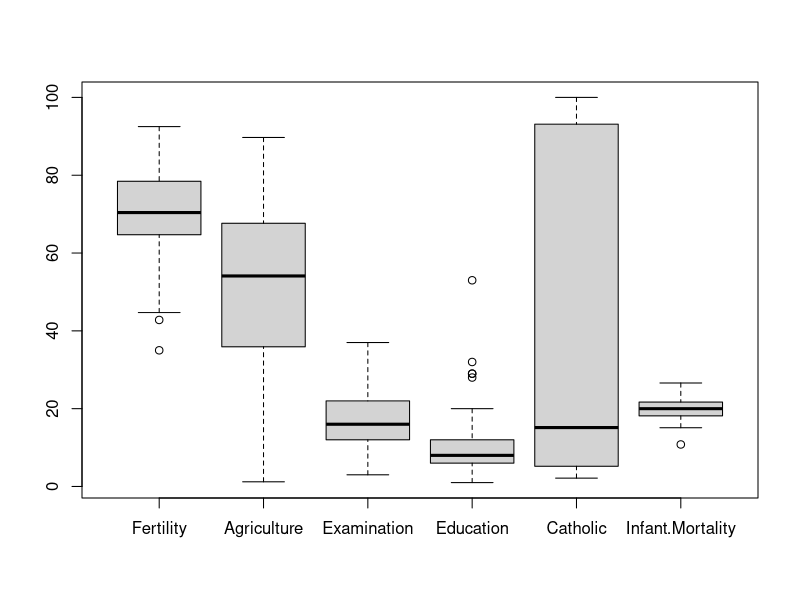

Here is the R script that generated this plot:
## ---- chunk 1
knitr::opts_chunk$set(echo = TRUE)
## ---- chunk 2
DiagrammeR::grViz("
digraph {
  graph [layout = circo]
  node [shape = circle]
    A [label = 'Fertility']
    B [label = 'Agriculture']
    C [label = 'Examination']
    D [label = 'Education']
    E [label = 'Catholic']
    F [label = 'Infant Mortality']
  edge []
    B -> A
    C -> A
    D -> A
    E -> A
    A -> F
    C -> B
    D -> C
    D -> B
}
")
## ---- chunk 3
summary(swiss)
## ---- chunk 4
boxplot(swiss)
## ---- chunk 5
cor(swiss)
## ---- chunk 6
summary(lm(Fertility~., data=swiss))
